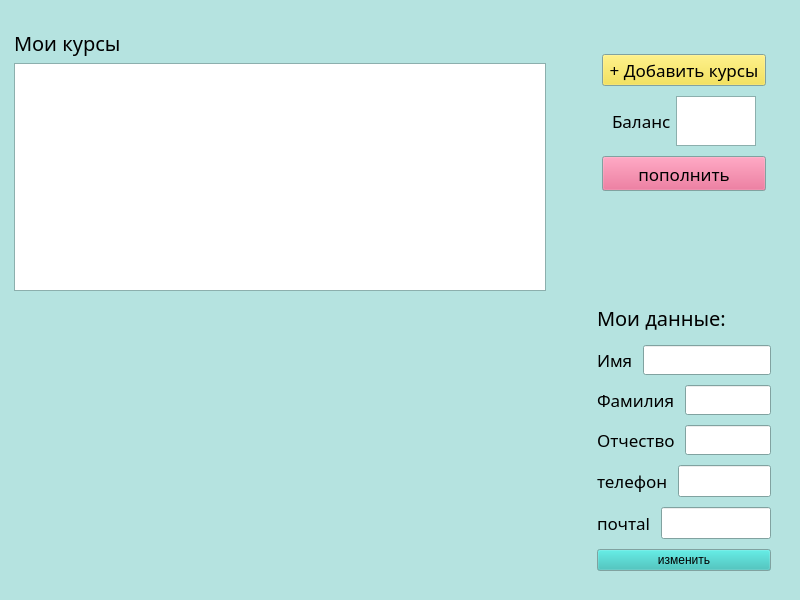
<?xml version="1.0" encoding="UTF-8"?>
<ui version="4.0">
 <class>student</class>
 <widget class="QMainWindow" name="student">
  <property name="geometry">
   <rect>
    <x>0</x>
    <y>0</y>
    <width>800</width>
    <height>600</height>
   </rect>
  </property>
  <property name="palette">
   <palette>
    <active>
     <colorrole role="Base">
      <brush brushstyle="SolidPattern">
       <color alpha="255">
        <red>255</red>
        <green>255</green>
        <blue>255</blue>
       </color>
      </brush>
     </colorrole>
     <colorrole role="Window">
      <brush brushstyle="SolidPattern">
       <color alpha="255">
        <red>181</red>
        <green>227</green>
        <blue>224</blue>
       </color>
      </brush>
     </colorrole>
    </active>
    <inactive>
     <colorrole role="Base">
      <brush brushstyle="SolidPattern">
       <color alpha="255">
        <red>255</red>
        <green>255</green>
        <blue>255</blue>
       </color>
      </brush>
     </colorrole>
     <colorrole role="Window">
      <brush brushstyle="SolidPattern">
       <color alpha="255">
        <red>181</red>
        <green>227</green>
        <blue>224</blue>
       </color>
      </brush>
     </colorrole>
    </inactive>
    <disabled>
     <colorrole role="Base">
      <brush brushstyle="SolidPattern">
       <color alpha="255">
        <red>181</red>
        <green>227</green>
        <blue>224</blue>
       </color>
      </brush>
     </colorrole>
     <colorrole role="Window">
      <brush brushstyle="SolidPattern">
       <color alpha="255">
        <red>181</red>
        <green>227</green>
        <blue>224</blue>
       </color>
      </brush>
     </colorrole>
    </disabled>
   </palette>
  </property>
  <property name="windowTitle">
   <string>MainWindow</string>
  </property>
  <widget class="QWidget" name="centralwidget">
   <property name="palette">
    <palette>
     <active>
      <colorrole role="Button">
       <brush brushstyle="SolidPattern">
        <color alpha="255">
         <red>45</red>
         <green>188</green>
         <blue>183</blue>
        </color>
       </brush>
      </colorrole>
      <colorrole role="Base">
       <brush brushstyle="SolidPattern">
        <color alpha="255">
         <red>255</red>
         <green>255</green>
         <blue>255</blue>
        </color>
       </brush>
      </colorrole>
      <colorrole role="Window">
       <brush brushstyle="SolidPattern">
        <color alpha="255">
         <red>181</red>
         <green>227</green>
         <blue>224</blue>
        </color>
       </brush>
      </colorrole>
     </active>
     <inactive>
      <colorrole role="Button">
       <brush brushstyle="SolidPattern">
        <color alpha="255">
         <red>45</red>
         <green>188</green>
         <blue>183</blue>
        </color>
       </brush>
      </colorrole>
      <colorrole role="Base">
       <brush brushstyle="SolidPattern">
        <color alpha="255">
         <red>255</red>
         <green>255</green>
         <blue>255</blue>
        </color>
       </brush>
      </colorrole>
      <colorrole role="Window">
       <brush brushstyle="SolidPattern">
        <color alpha="255">
         <red>181</red>
         <green>227</green>
         <blue>224</blue>
        </color>
       </brush>
      </colorrole>
     </inactive>
     <disabled>
      <colorrole role="Button">
       <brush brushstyle="SolidPattern">
        <color alpha="255">
         <red>45</red>
         <green>188</green>
         <blue>183</blue>
        </color>
       </brush>
      </colorrole>
      <colorrole role="Base">
       <brush brushstyle="SolidPattern">
        <color alpha="255">
         <red>181</red>
         <green>227</green>
         <blue>224</blue>
        </color>
       </brush>
      </colorrole>
      <colorrole role="Window">
       <brush brushstyle="SolidPattern">
        <color alpha="255">
         <red>181</red>
         <green>227</green>
         <blue>224</blue>
        </color>
       </brush>
      </colorrole>
     </disabled>
    </palette>
   </property>
   <layout class="QHBoxLayout" name="horizontalLayout_8" stretch="3,1">
    <item>
     <layout class="QVBoxLayout" name="verticalLayout_4" stretch="0,0">
      <property name="leftMargin">
       <number>5</number>
      </property>
      <property name="topMargin">
       <number>20</number>
      </property>
      <property name="rightMargin">
       <number>5</number>
      </property>
      <property name="bottomMargin">
       <number>300</number>
      </property>
      <item>
       <widget class="QLabel" name="label">
        <property name="font">
         <font>
          <family>Sawasdee</family>
          <pointsize>15</pointsize>
         </font>
        </property>
        <property name="text">
         <string>Мои курсы</string>
        </property>
       </widget>
      </item>
      <item>
       <widget class="QTableView" name="tableView">
        <property name="font">
         <font>
          <family>Sawasdee</family>
          <pointsize>13</pointsize>
         </font>
        </property>
       </widget>
      </item>
     </layout>
    </item>
    <item>
     <layout class="QVBoxLayout" name="verticalLayout_2" stretch="7,1,1,1,1,1,1,0">
      <property name="spacing">
       <number>10</number>
      </property>
      <property name="leftMargin">
       <number>40</number>
      </property>
      <property name="topMargin">
       <number>40</number>
      </property>
      <property name="rightMargin">
       <number>20</number>
      </property>
      <property name="bottomMargin">
       <number>20</number>
      </property>
      <item>
       <layout class="QVBoxLayout" name="verticalLayout_7">
        <property name="leftMargin">
         <number>5</number>
        </property>
        <property name="topMargin">
         <number>5</number>
        </property>
        <property name="rightMargin">
         <number>5</number>
        </property>
        <property name="bottomMargin">
         <number>100</number>
        </property>
        <item>
         <widget class="QPushButton" name="pushButton">
          <property name="palette">
           <palette>
            <active>
             <colorrole role="Button">
              <brush brushstyle="SolidPattern">
               <color alpha="255">
                <red>45</red>
                <green>188</green>
                <blue>183</blue>
               </color>
              </brush>
             </colorrole>
            </active>
            <inactive>
             <colorrole role="Button">
              <brush brushstyle="SolidPattern">
               <color alpha="255">
                <red>244</red>
                <green>224</green>
                <blue>50</blue>
               </color>
              </brush>
             </colorrole>
            </inactive>
            <disabled>
             <colorrole role="Button">
              <brush brushstyle="SolidPattern">
               <color alpha="255">
                <red>45</red>
                <green>188</green>
                <blue>183</blue>
               </color>
              </brush>
             </colorrole>
            </disabled>
           </palette>
          </property>
          <property name="font">
           <font>
            <family>Sawasdee</family>
            <pointsize>13</pointsize>
           </font>
          </property>
          <property name="text">
           <string>+ Добавить курсы</string>
          </property>
         </widget>
        </item>
        <item>
         <layout class="QHBoxLayout" name="horizontalLayout" stretch="0,0">
          <property name="spacing">
           <number>5</number>
          </property>
          <property name="leftMargin">
           <number>10</number>
          </property>
          <property name="topMargin">
           <number>0</number>
          </property>
          <property name="rightMargin">
           <number>10</number>
          </property>
          <property name="bottomMargin">
           <number>0</number>
          </property>
          <item>
           <widget class="QLabel" name="label_2">
            <property name="font">
             <font>
              <family>Sawasdee</family>
              <pointsize>13</pointsize>
             </font>
            </property>
            <property name="text">
             <string>Баланс</string>
            </property>
           </widget>
          </item>
          <item>
           <widget class="QTextEdit" name="cash">
            <property name="sizePolicy">
             <sizepolicy hsizetype="Preferred" vsizetype="Minimum">
              <horstretch>0</horstretch>
              <verstretch>0</verstretch>
             </sizepolicy>
            </property>
            <property name="minimumSize">
             <size>
              <width>80</width>
              <height>50</height>
             </size>
            </property>
            <property name="maximumSize">
             <size>
              <width>150</width>
              <height>50</height>
             </size>
            </property>
            <property name="font">
             <font>
              <family>Tlwg Typist</family>
              <pointsize>14</pointsize>
             </font>
            </property>
            <property name="readOnly">
             <bool>true</bool>
            </property>
           </widget>
          </item>
         </layout>
        </item>
        <item>
         <widget class="QPushButton" name="pushButton_2">
          <property name="maximumSize">
           <size>
            <width>16777215</width>
            <height>60</height>
           </size>
          </property>
          <property name="palette">
           <palette>
            <active>
             <colorrole role="Button">
              <brush brushstyle="SolidPattern">
               <color alpha="255">
                <red>244</red>
                <green>213</green>
                <blue>208</blue>
               </color>
              </brush>
             </colorrole>
            </active>
            <inactive>
             <colorrole role="Button">
              <brush brushstyle="SolidPattern">
               <color alpha="255">
                <red>227</red>
                <green>89</green>
                <blue>132</blue>
               </color>
              </brush>
             </colorrole>
            </inactive>
            <disabled>
             <colorrole role="Button">
              <brush brushstyle="SolidPattern">
               <color alpha="255">
                <red>244</red>
                <green>213</green>
                <blue>208</blue>
               </color>
              </brush>
             </colorrole>
            </disabled>
           </palette>
          </property>
          <property name="font">
           <font>
            <family>Sawasdee</family>
            <pointsize>13</pointsize>
           </font>
          </property>
          <property name="text">
           <string>пополнить</string>
          </property>
         </widget>
        </item>
       </layout>
      </item>
      <item>
       <widget class="QLabel" name="label_4">
        <property name="font">
         <font>
          <family>Sawasdee</family>
          <pointsize>15</pointsize>
         </font>
        </property>
        <property name="text">
         <string>Мои данные:</string>
        </property>
       </widget>
      </item>
      <item>
       <layout class="QHBoxLayout" name="horizontalLayout_2">
        <item>
         <widget class="QLabel" name="label_3">
          <property name="font">
           <font>
            <family>Sawasdee</family>
            <pointsize>13</pointsize>
           </font>
          </property>
          <property name="text">
           <string>Имя</string>
          </property>
         </widget>
        </item>
        <item>
         <widget class="QLineEdit" name="name">
          <property name="font">
           <font>
            <family>Sawasdee</family>
            <pointsize>11</pointsize>
            <italic>true</italic>
           </font>
          </property>
          <property name="readOnly">
           <bool>true</bool>
          </property>
         </widget>
        </item>
       </layout>
      </item>
      <item>
       <layout class="QHBoxLayout" name="horizontalLayout_3">
        <item>
         <widget class="QLabel" name="label_5">
          <property name="font">
           <font>
            <family>Sawasdee</family>
            <pointsize>13</pointsize>
           </font>
          </property>
          <property name="text">
           <string>Фамилия</string>
          </property>
         </widget>
        </item>
        <item>
         <widget class="QLineEdit" name="surn">
          <property name="font">
           <font>
            <family>Sawasdee</family>
            <pointsize>11</pointsize>
            <italic>true</italic>
           </font>
          </property>
          <property name="readOnly">
           <bool>true</bool>
          </property>
         </widget>
        </item>
       </layout>
      </item>
      <item>
       <layout class="QHBoxLayout" name="horizontalLayout_4">
        <item>
         <widget class="QLabel" name="label_6">
          <property name="font">
           <font>
            <family>Sawasdee</family>
            <pointsize>13</pointsize>
           </font>
          </property>
          <property name="text">
           <string>Отчество</string>
          </property>
         </widget>
        </item>
        <item>
         <layout class="QHBoxLayout" name="horizontalLayout_7"/>
        </item>
        <item>
         <widget class="QLineEdit" name="papa">
          <property name="font">
           <font>
            <family>Sawasdee</family>
            <pointsize>11</pointsize>
            <italic>true</italic>
           </font>
          </property>
          <property name="readOnly">
           <bool>true</bool>
          </property>
         </widget>
        </item>
       </layout>
      </item>
      <item>
       <layout class="QHBoxLayout" name="horizontalLayout_5">
        <item>
         <widget class="QLabel" name="label_7">
          <property name="font">
           <font>
            <family>Sawasdee</family>
            <pointsize>13</pointsize>
           </font>
          </property>
          <property name="text">
           <string>телефон</string>
          </property>
         </widget>
        </item>
        <item>
         <widget class="QLineEdit" name="ph">
          <property name="font">
           <font>
            <family>Sawasdee</family>
            <pointsize>13</pointsize>
           </font>
          </property>
          <property name="readOnly">
           <bool>true</bool>
          </property>
         </widget>
        </item>
       </layout>
      </item>
      <item>
       <layout class="QHBoxLayout" name="horizontalLayout_6">
        <item>
         <widget class="QLabel" name="laaa">
          <property name="font">
           <font>
            <family>Sawasdee</family>
            <pointsize>13</pointsize>
           </font>
          </property>
          <property name="text">
           <string>почтаl</string>
          </property>
         </widget>
        </item>
        <item>
         <widget class="QLineEdit" name="mail">
          <property name="font">
           <font>
            <family>Sawasdee</family>
            <pointsize>13</pointsize>
           </font>
          </property>
          <property name="readOnly">
           <bool>true</bool>
          </property>
         </widget>
        </item>
       </layout>
      </item>
      <item>
       <widget class="QPushButton" name="pushButton_3">
        <property name="text">
         <string>изменить</string>
        </property>
       </widget>
      </item>
     </layout>
    </item>
   </layout>
  </widget>
 </widget>
 <resources/>
 <connections/>
</ui>
